Frame 1 (no input): blank canvas, image omitted
Frame 60 (the mouse pressed at the canvas centre just before this capture): blank canvas, image omitted
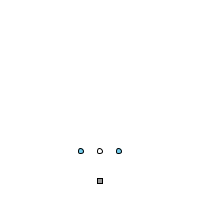
Frame 120 (the mouse held since frame 60 and released just before this capture)

The Processing sketch whose frames 1 and 60 were blank and that drew this single picture after the mouse press (run headless with seeded random() and noise(); from frame 60 on, the mouse is pressed at the canvas centre):

// Processing sketch: processing_27342
// ── processing_27342.pde

float zoogX;
float zoogY;

float eyeR;
float eyeG;
float eyeB;
float diam;

void setup(){
  size(200,200);
  smooth();
  frameRate(30);
  zoogX = width/2; //zoog starts in the middle
  zoogY = height + 100; //zoog starts below the screen
  
}

void draw() {
  background(255);
  
  ellipseMode(CENTER);
  rectMode(CENTER);
  
  float diam = random(1,35);
//draw zoogs body 
stroke(0);
fill(150);
rect(zoogX,zoogY,diam,diam);

//draw zoogs head
stroke(0);
fill(255);
ellipse(zoogX,zoogY-30,diam,diam);

//draw zoogs eyes //eye r, eyeg, eyeb given random values and used in the fill
eyeR = random(255);
eyeG = random(255);
eyeB = random(255);
fill(eyeR,eyeG,eyeB);


ellipse(zoogX-19,zoogY-30,diam,diam);
ellipse(zoogX+19,zoogY-30,diam,diam);


//draw zoogs legs
stroke(150);
line(zoogX-10,zoogY+50,zoogX-10,height);//now drawn from mouse location to previous mouse location
line(zoogX+10,zoogY+50,zoogX+10,height);

//zoog moves up
zoogY = zoogY - 1; //incrimenting up by 1, from 100 below the scree

}
void mousePressed() {
  println("take me to your leader!");
}
